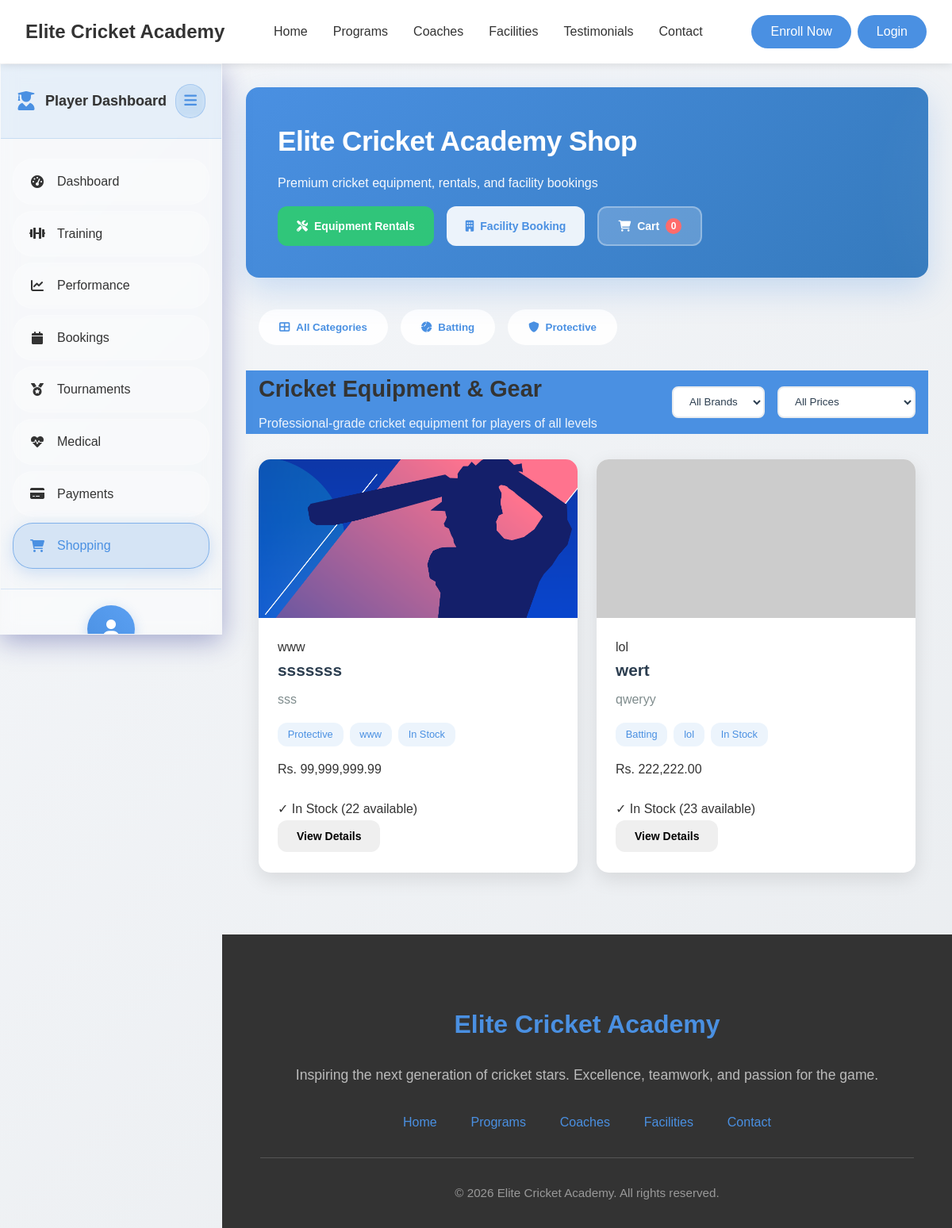
The app's page /player/shopping (signed in) with its own data.
### tables this page shows
CREATE TABLE `product` (
  `ProductID` int(11) NOT NULL,
  `Name` varchar(255) NOT NULL,
  `Description` text DEFAULT NULL,
  `Category` enum('Batting','Bowling','Protective','Training','Merchandise','Accessories','Other') DEFAULT NULL,
  `Brand` varchar(100) DEFAULT NULL,
  `Price` decimal(10,2) NOT NULL,
  `StockQuantity` int(11) DEFAULT 0,
  `Status` enum('active','discontinued','out_of_stock') DEFAULT 'active',
  `SKU` varchar(100) DEFAULT NULL COMMENT 'Stock Keeping Unit',
  `Weight` decimal(8,3) DEFAULT NULL COMMENT 'Product weight in kg',
  `Dimensions` varchar(100) DEFAULT NULL COMMENT 'Length x Width x Height',
  `AddedDate` datetime DEFAULT current_timestamp(),
  `UpdatedBy` int(11) DEFAULT NULL COMMENT 'Shop employee who last updated',
  `ProductImage` varchar(255) DEFAULT NULL COMMENT 'Relative path to product image (e.g., uploads/shop_product/product_1_123456789.jpg)'
);

### app/views/player/shopping.php (the view, shortened to what the rows shown need)
<?php require_once APPROOT . '/views/inc/components/dashboard_header.php'; ?>
<link rel="stylesheet" href="<?php echo URLROOT; ?>/css/player/dashboard.css">
<link rel="stylesheet" href="<?php echo URLROOT; ?>/css/player/shopping.css">
<link rel="stylesheet" href="<?php echo URLROOT; ?>/css/common/modal.css">
<div class="player-layout">
    <div class="main-content" id="shoppingPage" data-urlroot="<?php echo URLROOT; ?>">
        <div class="page-header">
            <div class="header-content">
                <div class="header-text">
                    <h1>Elite Cricket Academy Shop</h1>
                </div>
            </div>
        </div>
        <div id="products-section" class="shop-section active">
            <?php
                $normKey = function ($value) {
                    return strtolower(trim((string)$value));
                };
            ?>
            <div class="section-header">
                <div>
                    <h2>Cricket Equipment & Gear</h2>
                </div>
            </div>
            <div class="items-grid" id="products-grid">
                <?php if (!empty($data['products'])): ?>
                    <?php foreach ($data['products'] as $product): ?>
                            <div class="card-item"
                                data-category="<?php echo htmlspecialchars($normKey($product->Category ?? ''), ENT_QUOTES, 'UTF-8'); ?>"
                                data-brand="<?php echo htmlspecialchars($normKey($product->Brand ?? ''), ENT_QUOTES, 'UTF-8'); ?>"
                             data-price="<?php echo $product->Price ?? 0; ?>"
                             data-product-id="<?php echo $product->ProductID; ?>">
                            <div class="card-image">
                                <?php
                                $imagePath = !empty($product->ProductImage)
                                    ? URLROOT . '/' . $product->ProductImage
                                    : 'https://via.placeholder.com/300x200?text=' . urlencode($product->Name ?? 'Product');
                                ?>
                                <img src="<?php echo $imagePath; ?>"
                                     alt="<?php echo htmlspecialchars($product->Name ?? 'Product'); ?>" />
                            </div>
                            <div class="card-body">
                                <?php if (!empty($product->Brand)): ?>
                                    <div class="product-brand"><?php echo htmlspecialchars($product->Brand); ?></div>
                                <?php endif; ?>
                                <h3 class="card-title"><?php echo htmlspecialchars($product->Name ?? 'Unnamed Product'); ?></h3>
                                <?php if (!empty($product->Description)): ?>
                                    <p class="card-description"><?php echo htmlspecialchars(substr($product->Description, 0, 100)) . (strlen($product->Description) > 100 ? '...' : ''); ?></p>
                                <?php endif; ?>
                                <?php if (!empty($product->Category)): ?>
                                    <div class="card-tags">
                                        <span class="card-tag"><?php echo htmlspecialchars($product->Category); ?></span>
                                        <?php if (!empty($product->Brand)): ?>
                                            <span class="card-tag"><?php echo htmlspecialchars($product->Brand); ?></span>
                                        <?php endif; ?>
                                        <?php if ($product->StockQuantity > 10): ?>
                                            <span class="card-tag">In Stock</span>
                                        <?php endif; ?>
                                    </div>
                                <?php endif; ?>
                                <div class="price-section">
                                    <span class="price-current">Rs. <?php echo number_format($product->Price ?? 0, 2); ?></span>
                                </div>
                                <div class="product-stock">
                                    <?php if ($product->StockQuantity > 0): ?>
                                        ✓ In Stock (<?php echo $product->StockQuantity; ?> available)
                                    <?php else: ?>
                                        ✗ Out of Stock
                                    <?php endif; ?>
                                </div>
                                <div class="product-actions">
                                    <button class="btn btn-view js-view-product"
                                            data-product-id="<?php echo $product->ProductID; ?>">
                                        View Details
                                    </button>
                                    <?php if ($product->StockQuantity > 0): ?>
                                        <button class="btn btn-cart add-to-cart"
                                                data-product-id="<?php echo $product->ProductID; ?>"
                                                data-name="<?php echo htmlspecialchars($product->Name); ?>"
                                                data-price="<?php echo $product->Price; ?>"
                                                data-image="<?php echo $imagePath; ?>">
                                        </button>
                                    <?php else: ?>
                                        <button class="btn btn-cart" disabled>Out of Stock</button>
                                    <?php endif; ?>
                                </div>
                            </div>
                        </div>
                    <?php endforeach; ?>
                <?php endif; ?>
            </div>
        </div>
    </div>
</div>
<?php require_once APPROOT . '/views/inc/components/footer.php'; ?>

### records on screen
product: ProductImage (picture), Brand "www", Name "sssssss", Description "sss", Category "Protective", shows "In Stock", Price "99,999,999.99", StockQuantity "22"
product: Brand "lol", Name "wert", Description "qweryy", Category "Batting", shows "In Stock", Price "222,222.00", StockQuantity "23"

### other values on screen
$category "Batting"
$category "Protective"
